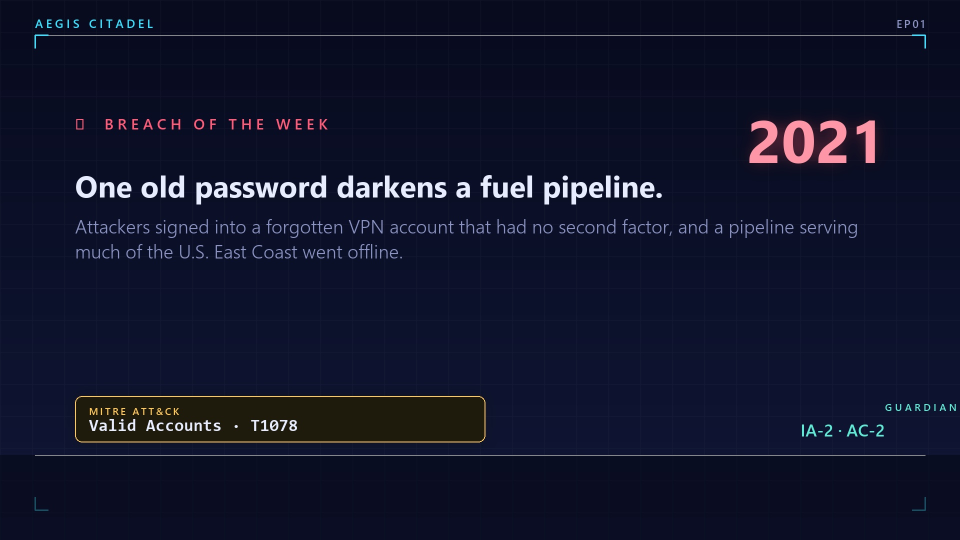
#> input picture course/art/_demo/n_coldopen.jpg, 1920 x 1080 px (shown at 1/2 size)
$ python -i scene.py   (imports and definitions only)
#> lines starting #> are read from the running program, lines starting #| are printed output that depends on the picture
"""Cyber Citadel scene renderer (Pillow).

Renders 1920x1080 stills for declarative scene types. A consistent "frame"
(gradient + grid + vignette + top bar + caption strip) wraps every scene so the
series feels cohesive. ffmpeg later adds motion (Ken Burns), transitions, music
and burned captions.

Library: render(beat: dict, out_path). CLI: `python scene.py demo` renders one
of each type to course/art/_demo for visual QA.
"""
from __future__ import annotations
import math
from pathlib import Path
from PIL import Image, ImageDraw, ImageFont, ImageFilter

ROOT = Path(__file__).resolve().parent.parent
ART = ROOT / "course" / "art"
W, H = 1920, 1080

# ---- palette -------------------------------------------------------------
BG_TOP = (8, 11, 30)
BG_BOT = (16, 22, 54)
PANEL = (18, 25, 60)
PANEL_HI = (28, 38, 86)
INK = (232, 236, 255)
MUTED = (138, 147, 194)
CYAN = (56, 225, 255)
MAGENTA = (255, 60, 172)
GOLD = (255, 200, 87)
MINT = (94, 234, 212)
RED = (255, 92, 122)
VIOLET = (167, 139, 250)

# Layer color coding (used on the map + accents)
LAYER_COLORS = {
    "walls": CYAN, "watch": MINT, "people": GOLD,
    "council": VIOLET, "forge": (255, 146, 76), "vaults": MAGENTA,
}
FAMILY_LAYER = {
    "AC": "walls", "IA": "walls", "PE": "walls",
    "AU": "watch", "SI": "watch", "IR": "watch",
    "AT": "people", "PS": "people", "PT": "people",
    "RA": "council", "PL": "council", "PM": "council", "CA": "council",
    "SA": "forge", "CM": "forge", "MA": "forge", "SR": "forge",
    "SC": "vaults", "MP": "vaults", "CP": "vaults",
}
FONTS = "C:/Windows/Fonts/"
# Official SP 800-53r5 section per control family (controls live in §3.1–3.20, families A–Z).
FAMILY_SECTION = {
    "AC": "3.1", "AT": "3.2", "AU": "3.3", "CA": "3.4", "CM": "3.5", "CP": "3.6",
    "IA": "3.7", "IR": "3.8", "MA": "3.9", "MP": "3.10", "PE": "3.11", "PL": "3.12",
    "PM": "3.13", "PS": "3.14", "PT": "3.15", "RA": "3.16", "SA": "3.17", "SC": "3.18",
    "SI": "3.19", "SR": "3.20",
}
_cache: dict = {}


# [5 lines left out: function font, not called in this run]


def F(size):       return font("segoeui.ttf", size)
def FB(size):      return font("segoeuib.ttf", size)
def FSB(size):     return font("seguisb.ttf", size)
def FSL(size):     return font("segoeuisl.ttf", size)
def MONO(size):    return font("consolab.ttf", size)


def lerp(a, b, t):
    return tuple(int(a[i] + (b[i] - a[i]) * t) for i in range(3))


# ---- low-level helpers ---------------------------------------------------

# [116 lines left out: functions gradient_bg, add_grid, add_vignette, tracked_text, wrap, draw_wrapped and 5 more, not called in this run]


# ---- frame (applied to every scene) -------------------------------------

_BG_IMG = None


def set_background(path):
    """Set an atmospheric backdrop (darkened+blurred) composited behind the UI."""
#> called with path = '../course/art/_demo/n_coldopen.jpg'
    global _BG_IMG
    if not path:
        _BG_IMG = None
        return
    im = Image.open(path).convert("RGB").resize((W, H))
#> im is the input picture: PIL image 1920x1080 RGB; mean R, G, B 17.4, 20.4, 42.6
    im = im.filter(ImageFilter.GaussianBlur(6))
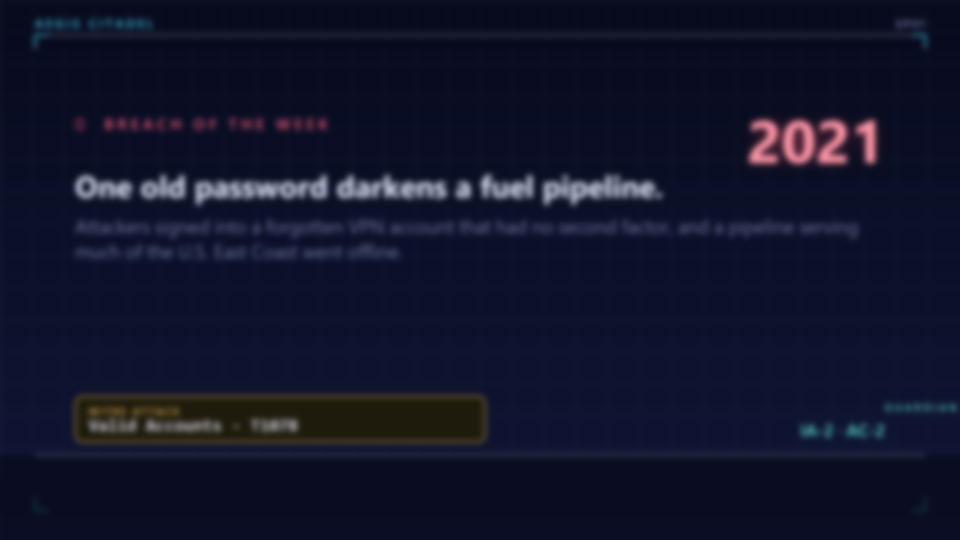
#> im: PIL image 1920x1080 RGB (shown at 1/2 size); mean R, G, B 17.4, 20.5, 42.6
    im = Image.eval(im, lambda p: int(p * 0.42))
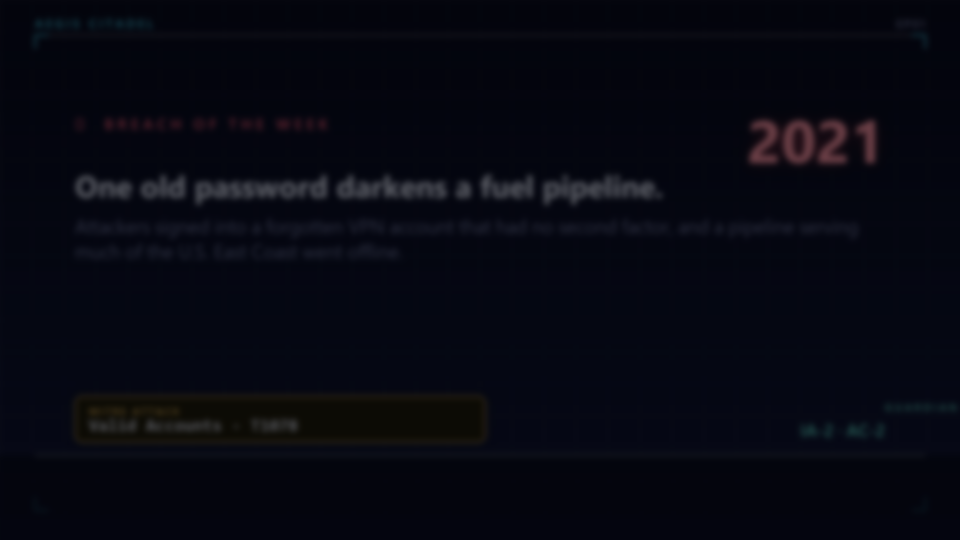
#> im: PIL image 1920x1080 RGB (shown at 1/2 size); mean R, G, B 6.8, 8.1, 17.4
    _BG_IMG = im.convert("RGBA")


# [127 lines left out: functions frame, caption_strip, emblem, integrity_bar, s_title, s_section, not called in this run]


CITADEL_ORDER = ["AC", "IA", "PE", "AU", "SI", "IR", "AT", "PS", "PT",
                 "RA", "PL", "PM", "CA", "SA", "CM", "MA", "SR", "SC", "MP", "CP"]


# [349 lines left out: functions s_map, s_guardian, s_control, s_quote, s_diagram, quiz_layout and 7 more, not called in this run]


RENDERERS = {
    "title": s_title, "section": s_section, "map": s_map, "guardian": s_guardian,
    "control": s_control, "quote": s_quote, "diagram": s_diagram, "quiz": s_quiz,
    "points": s_points, "cheatcard": s_cheatcard,
    "define": s_define, "coldopen": s_coldopen, "oath": s_oath, "notebook": s_notebook,
}


# [50 lines left out: functions render, _demo, not called in this run]


# [4 lines not run here, left out]

>>> result = set_background('../course/art/_demo/n_coldopen.jpg')

$ run again, on course/art/backgrounds/forge.png
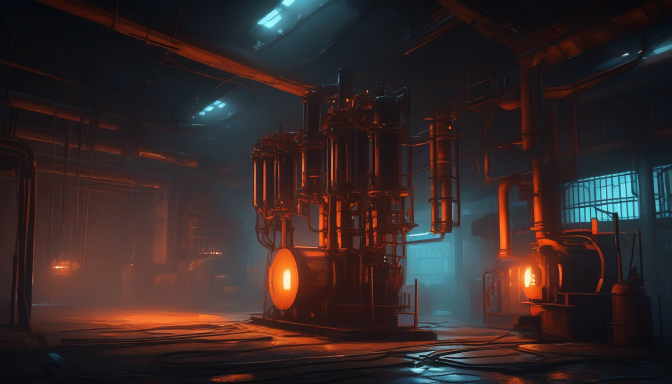
#> input picture course/art/backgrounds/forge.png, 1344 x 768 px (shown at 1/2 size)
#> in set_background, `im = im.filter(ImageFilter.GaussianBlur(6))`:
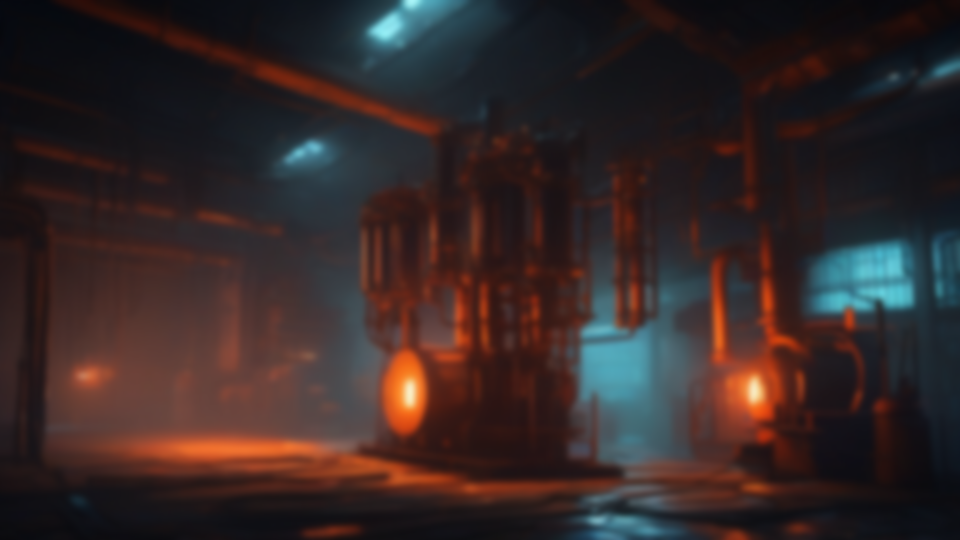
#> im: PIL image 1920x1080 RGB (shown at 1/2 size); mean R, G, B 53.3, 40, 39.6
#> in set_background, `im = Image.eval(im, lambda p: int(p * 0.42))`:
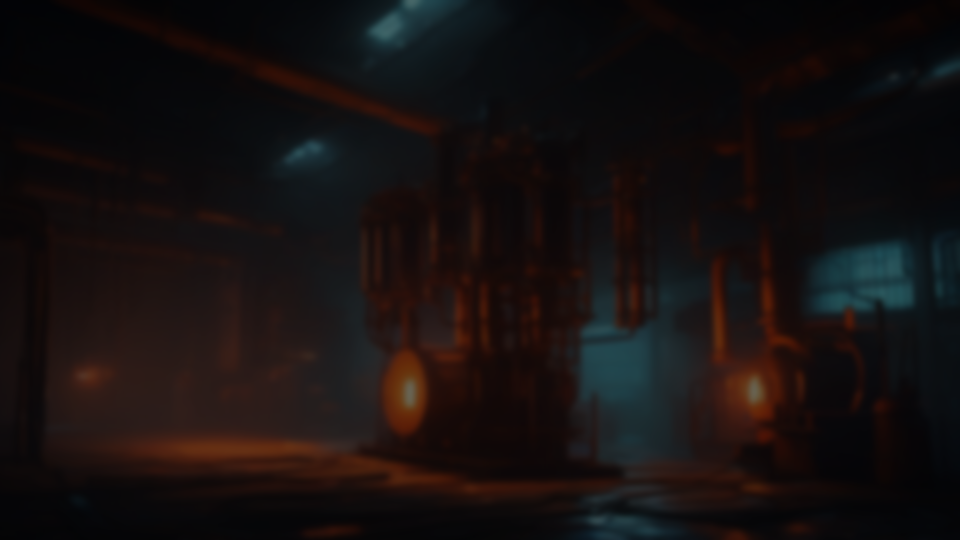
#> im: PIL image 1920x1080 RGB (shown at 1/2 size); mean R, G, B 21.9, 16.3, 16.1
